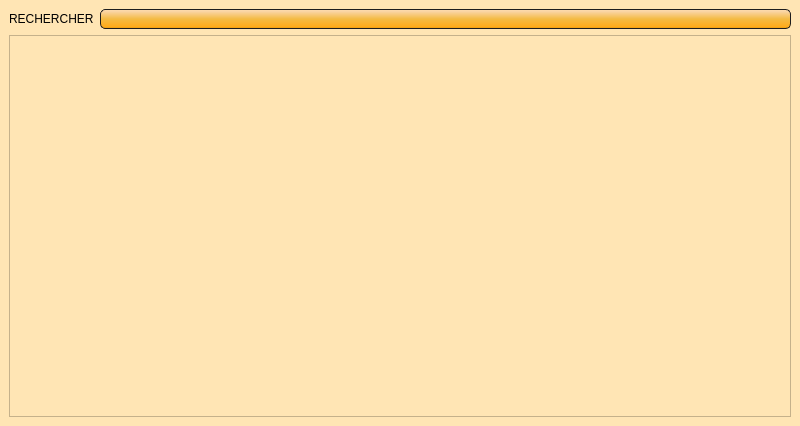
<?xml version="1.0" encoding="UTF-8"?>
<ui version="4.0">
 <class>activite_add_adh</class>
 <widget class="QMainWindow" name="activite_add_adh">
  <property name="geometry">
   <rect>
    <x>0</x>
    <y>0</y>
    <width>800</width>
    <height>426</height>
   </rect>
  </property>
  <property name="windowTitle">
   <string>AssoGestion - AMSE - Ajouter un participant à l'activité</string>
  </property>
  <property name="styleSheet">
   <string notr="true">QWidget
{
    background-color: #FFE5B4;
}
QLineEdit
{
    background-color: QLinearGradient( x1: 0, y1: 0, x2: 0, y2: 1, stop: 0 #FFDEAD, stop: 0.1 #FAD5A5, stop: 0.5 #F4BB44, stop: 0.9 #FFAC1C, stop: 1 #E49B0F);
    padding: 1px;
    border-style: solid;
    border: 1px solid #1e1e1e;
    border-radius: 5;
}

QPushButton
{
    background-color: QLinearGradient( x1: 0, y1: 0, x2: 0, y2: 1, stop: 0 #FFDEAD, stop: 0.1 #FAD5A5, stop: 0.5 #F4BB44, stop: 0.9 #FFAC1C, stop: 1 #E49B0F);
    border-width: 1px;
    border-color: #1e1e1e;
    border-style: solid;
    border-radius: 6;
    padding: 3px;
    font-size: 12px;
    padding-left: 5px;
    padding-right: 5px;
    min-width: 40px;
}

QPushButton:pressed
{
    background-color: QLinearGradient( x1: 0, y1: 0, x2: 0, y2: 1, stop: 0 #2d2d2d, stop: 0.1 #2b2b2b, stop: 0.5 #292929, stop: 0.9 #282828, stop: 1 #252525);
}

QComboBox
{
	color: #FFDEAD;
    selection-background-color: #FFDEAD;
    background-color: QLinearGradient( x1: 0, y1: 0, x2: 0, y2: 1, stop: 0 #FFAC1C, stop: 0.1 #F28C28, stop: 0.5 #B87333, stop: 0.9 #8B4000, stop: 1 #464646);
    border-style: solid;
    border: 1px solid #1e1e1e;
    border-radius: 5;
}

QComboBox:hover,QPushButton:hover
{
    border: 2px solid QLinearGradient( x1: 0, y1: 0, x2: 0, y2: 1, stop: 0 #FFAC1C, stop: 1 #F28C28);
}


QComboBox:on
{
    padding-top: 3px;
    padding-left: 4px;
    background-color: QLinearGradient( x1: 0, y1: 0, x2: 0, y2: 1, stop: 0 #2d2d2d, stop: 0.1 #2b2b2b, stop: 0.5 #292929, stop: 0.9 #282828, stop: 1 #252525);
    selection-background-color: #ffaa00;
}

QComboBox QAbstractItemView
{
    border: 2px solid darkgray;
    selection-background-color: QLinearGradient( x1: 0, y1: 0, x2: 0, y2: 1, stop: 0 #ffa02f, stop: 1 #d7801a);
}

QComboBox::drop-down
{
     subcontrol-origin: padding;
     subcontrol-position: top right;
     width: 15px;

     border-left-width: 0px;
     border-left-color: darkgray;
     border-left-style: solid; /* just a single line */
     border-top-right-radius: 3px; /* same radius as the QComboBox */
     border-bottom-right-radius: 3px;
 }


QScrollBar:horizontal {
     border: 1px solid #222222;
     background: QLinearGradient( x1: 0, y1: 0, x2: 0, y2: 1, stop: 0.0 #121212, stop: 0.2 #282828, stop: 1 #484848);
     height: 7px;
     margin: 0px 16px 0 16px;
}

QScrollBar::handle:horizontal
{
      background: QLinearGradient( x1: 0, y1: 0, x2: 1, y2: 0, stop: 0 #ffa02f, stop: 0.5 #d7801a, stop: 1 #ffa02f);
      min-height: 20px;
      border-radius: 2px;
}

QScrollBar::add-line:horizontal {
      border: 1px solid #1b1b19;
      border-radius: 2px;
      background: QLinearGradient( x1: 0, y1: 0, x2: 1, y2: 0, stop: 0 #ffa02f, stop: 1 #d7801a);
      width: 14px;
      subcontrol-position: right;
      subcontrol-origin: margin;
}

QScrollBar::sub-line:horizontal {
      border: 1px solid #1b1b19;
      border-radius: 2px;
      background: QLinearGradient( x1: 0, y1: 0, x2: 1, y2: 0, stop: 0 #ffa02f, stop: 1 #d7801a);
      width: 14px;
     subcontrol-position: left;
     subcontrol-origin: margin;
}

QScrollBar::right-arrow:horizontal, QScrollBar::left-arrow:horizontal
{
      border: 1px solid black;
      width: 1px;
      height: 1px;
      background: white;
}

QScrollBar::add-page:horizontal, QScrollBar::sub-page:horizontal
{
      background: none;
}

QScrollBar:vertical
{
      background: QLinearGradient( x1: 0, y1: 0, x2: 1, y2: 0, stop: 0.0 #121212, stop: 0.2 #282828, stop: 1 #484848);
      width: 7px;
      margin: 16px 0 16px 0;
      border: 1px solid #222222;
}

QScrollBar::handle:vertical
{
      background: QLinearGradient( x1: 0, y1: 0, x2: 0, y2: 1, stop: 0 #ffa02f, stop: 0.5 #d7801a, stop: 1 #ffa02f);
      min-height: 20px;
      border-radius: 2px;
}

QScrollBar::add-line:vertical
{
      border: 1px solid #1b1b19;
      border-radius: 2px;
      background: QLinearGradient( x1: 0, y1: 0, x2: 0, y2: 1, stop: 0 #ffa02f, stop: 1 #d7801a);
      height: 14px;
      subcontrol-position: bottom;
      subcontrol-origin: margin;
}

QScrollBar::sub-line:vertical
{
      border: 1px solid #1b1b19;
      border-radius: 2px;
      background: QLinearGradient( x1: 0, y1: 0, x2: 0, y2: 1, stop: 0 #d7801a, stop: 1 #ffa02f);
      height: 14px;
      subcontrol-position: top;
      subcontrol-origin: margin;
}

QScrollBar::up-arrow:vertical, QScrollBar::down-arrow:vertical
{
      border: 1px solid black;
      width: 1px;
      height: 1px;
      background: white;
}


QScrollBar::add-page:vertical, QScrollBar::sub-page:vertical
{
      background: none;
}

QHeaderView::section:horizontal
{
    background-color: QLinearGradient( x1: 0, y1: 0, x2: 0, y2: 1, stop: 0 #FFAC1C, stop: 0.1 #F28C28, stop: 0.5 #B87333, stop: 0.9 #8B4000, stop: 1 #464646);
    color: #FFDEAD;;
    padding-left: 4px;
    border: 1px solid #6c6c6c;
}
QHeaderView::section:vertical
{
    background-color: QLinearGradient( x1: 0, y1: 0, x2: 0, y2: 1, stop: 0 #FFAC1C, stop: 0.1 #F28C28, stop: 0.5 #B87333, stop: 0.9 #8B4000, stop: 1 #464646);
    color: #FFDEAD;;
    padding-left: 4px;
    border: 1px solid #6c6c6c;
}
QTableWidget QTableCornerButton::section {
    background-color: QLinearGradient( x1: 0, y1: 0, x2: 0, y2: 1, stop: 0 #FFAC1C, stop: 0.1 #F28C28, stop: 0.5 #B87333, stop: 0.9 #8B4000, stop: 1 #464646);
}
QTableWidget::item:selected{ background-color: QLinearGradient( x1: 0, y1: 0, x2: 0, y2: 1, stop: 0 #FFDEAD, stop: 0.1 #FAD5A5, stop: 0.5 #F4BB44, stop: 0.9 #FFAC1C, stop: 1 #E49B0F); }

QDateEdit
{
border : 2px solid #E49B0F;
background-color : QLinearGradient( x1: 0, y1: 0, x2: 0, y2: 1, stop: 0 #FFDEAD, stop: 0.1 #FAD5A5, stop: 0.5 #F4BB44, stop: 0.9 #FFAC1C, stop: 1 #E49B0F);;
padding : 5px;
}
QDateEdit::up-arraow
{
border : 2px solid black;
background-color : lightgreen;

}
QDateEdit::down-arrow
{
background-color : #E49B0F;
}

QTabWidget::tab-bar {
   border: 1px solid #E49B0F;
}

QTabBar::tab {
  background: #8B4000;
  color: white;
  padding: 10px;
 }

 QTabBar::tab:selected {
  background: #E49B0F;
 }

QTabWidget::pane { 
   border: none;
}</string>
  </property>
  <widget class="QWidget" name="centralwidget">
   <layout class="QGridLayout" name="gridLayout">
    <item row="0" column="1">
     <widget class="QLineEdit" name="search_edit"/>
    </item>
    <item row="0" column="0">
     <widget class="QLabel" name="label">
      <property name="text">
       <string>RECHERCHER</string>
      </property>
     </widget>
    </item>
    <item row="1" column="0" colspan="2">
     <widget class="QTableWidget" name="tab_adh">
      <property name="editTriggers">
       <set>QAbstractItemView::NoEditTriggers</set>
      </property>
     </widget>
    </item>
   </layout>
  </widget>
  <action name="actiontest">
   <property name="text">
    <string>test</string>
   </property>
  </action>
 </widget>
 <resources/>
 <connections/>
</ui>
